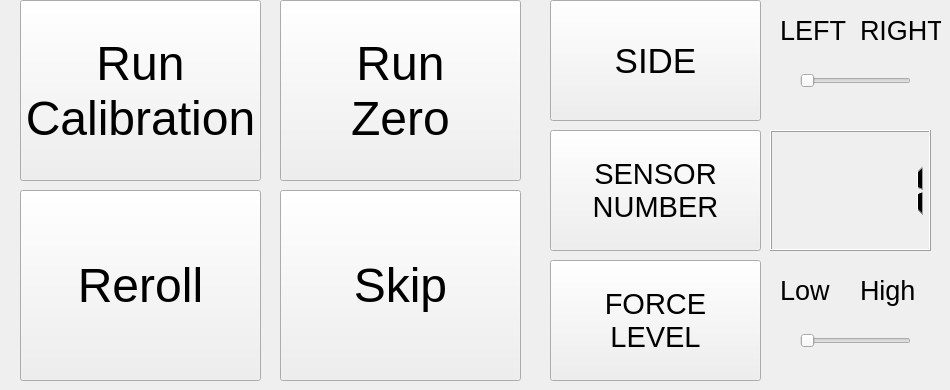
    <widget class="QWidget" name="tab">
     <attribute name="title">
      <string>Calib</string>
     </attribute>
     <widget class="QPushButton" name="button_polycalib_run">
      <property name="geometry">
       <rect>
        <x>20</x>
        <y>0</y>
        <width>241</width>
        <height>181</height>
       </rect>
      </property>
      <property name="font">
       <font>
        <pointsize>36</pointsize>
       </font>
      </property>
      <property name="text">
       <string>Run 
Calibration</string>
      </property>
     </widget>
     <widget class="QPushButton" name="button_polycalib_skip">
      <property name="geometry">
       <rect>
        <x>280</x>
        <y>190</y>
        <width>241</width>
        <height>191</height>
       </rect>
      </property>
      <property name="font">
       <font>
        <pointsize>36</pointsize>
       </font>
      </property>
      <property name="text">
       <string>Skip</string>
      </property>
     </widget>
     <widget class="QPushButton" name="button_polycalib_side">
      <property name="geometry">
       <rect>
        <x>550</x>
        <y>0</y>
        <width>211</width>
        <height>121</height>
       </rect>
      </property>
      <property name="font">
       <font>
        <pointsize>26</pointsize>
       </font>
      </property>
      <property name="text">
       <string>SIDE</string>
      </property>
     </widget>
     <widget class="QPushButton" name="button_polycalib_num">
      <property name="geometry">
       <rect>
        <x>550</x>
        <y>130</y>
        <width>211</width>
        <height>121</height>
       </rect>
      </property>
      <property name="font">
       <font>
        <pointsize>22</pointsize>
       </font>
      </property>
      <property name="text">
       <string>SENSOR
NUMBER</string>
      </property>
     </widget>
     <widget class="QPushButton" name="button_polycalib_force">
      <property name="geometry">
       <rect>
        <x>550</x>
        <y>260</y>
        <width>211</width>
        <height>121</height>
       </rect>
      </property>
      <property name="font">
       <font>
        <pointsize>22</pointsize>
       </font>
      </property>
      <property name="text">
       <string>FORCE
LEVEL</string>
      </property>
     </widget>
     <widget class="QPushButton" name="button_polycalib_reroll">
      <property name="geometry">
       <rect>
        <x>20</x>
        <y>190</y>
        <width>241</width>
        <height>191</height>
       </rect>
      </property>
      <property name="font">
       <font>
        <pointsize>36</pointsize>
       </font>
      </property>
      <property name="text">
       <string>Reroll</string>
      </property>
     </widget>
     <widget class="QLabel" name="label_polycalib_side">
      <property name="geometry">
       <rect>
        <x>780</x>
        <y>0</y>
        <width>81</width>
        <height>61</height>
       </rect>
      </property>
      <property name="font">
       <font>
        <pointsize>20</pointsize>
       </font>
      </property>
      <property name="text">
       <string>LEFT</string>
      </property>
     </widget>
     <widget class="QLCDNumber" name="lcdNum_polycalib_num">
      <property name="geometry">
       <rect>
        <x>770</x>
        <y>130</y>
        <width>161</width>
        <height>121</height>
       </rect>
      </property>
      <property name="intValue" stdset="0">
       <number>1</number>
      </property>
     </widget>
     <widget class="QLabel" name="label_polycalib_side_2">
      <property name="geometry">
       <rect>
        <x>860</x>
        <y>0</y>
        <width>81</width>
        <height>61</height>
       </rect>
      </property>
      <property name="font">
       <font>
        <pointsize>20</pointsize>
       </font>
      </property>
      <property name="text">
       <string>RIGHT</string>
      </property>
     </widget>
     <widget class="QSlider" name="horSlider_polycalib_side">
      <property name="geometry">
       <rect>
        <x>800</x>
        <y>60</y>
        <width>111</width>
        <height>41</height>
       </rect>
      </property>
      <property name="maximum">
       <number>1</number>
      </property>
      <property name="singleStep">
       <number>1</number>
      </property>
      <property name="orientation">
       <enum>Qt::Horizontal</enum>
      </property>
     </widget>
     <widget class="QPushButton" name="button_polycalib_zero_run">
      <property name="geometry">
       <rect>
        <x>280</x>
        <y>0</y>
        <width>241</width>
        <height>181</height>
       </rect>
      </property>
      <property name="font">
       <font>
        <pointsize>36</pointsize>
       </font>
      </property>
      <property name="text">
       <string>Run
Zero</string>
      </property>
     </widget>
     <widget class="QSlider" name="horSlider_polycalib_force">
      <property name="geometry">
       <rect>
        <x>800</x>
        <y>320</y>
        <width>111</width>
        <height>41</height>
       </rect>
      </property>
      <property name="maximum">
       <number>1</number>
      </property>
      <property name="singleStep">
       <number>1</number>
      </property>
      <property name="orientation">
       <enum>Qt::Horizontal</enum>
      </property>
     </widget>
     <widget class="QLabel" name="label_polycalib_side_3">
      <property name="geometry">
       <rect>
        <x>860</x>
        <y>260</y>
        <width>81</width>
        <height>61</height>
       </rect>
      </property>
      <property name="font">
       <font>
        <pointsize>20</pointsize>
       </font>
      </property>
      <property name="text">
       <string>High</string>
      </property>
     </widget>
     <widget class="QLabel" name="label_polycalib_side_4">
      <property name="geometry">
       <rect>
        <x>780</x>
        <y>260</y>
        <width>81</width>
        <height>61</height>
       </rect>
      </property>
      <property name="font">
       <font>
        <pointsize>20</pointsize>
       </font>
      </property>
      <property name="text">
       <string>Low</string>
      </property>
     </widget>
    </widget>
